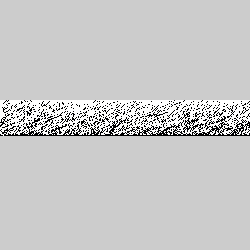
Frame 1 (no input)
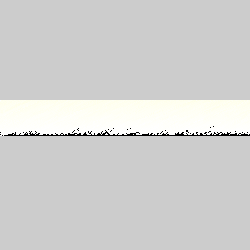
Frame 60 (the mouse pressed at the canvas centre just before this capture)
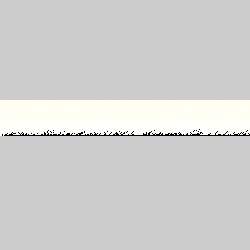
Frame 120 (the mouse held since frame 60 and released just before this capture)

The Processing sketch that drew these frames (run headless with seeded random() and noise(); from frame 60 on, the mouse is pressed at the canvas centre):

// Processing sketch: pixelFire
// ── pixelFire.pde
PImage firePixels;
int FIRE_WIDTH, FIRE_HEIGHT, COLOR_STEP;

void setup() {
  FIRE_WIDTH = 250;
  FIRE_HEIGHT = 36;
  COLOR_STEP = 10;
  size(250, 250);
  colorMode(HSB, 36, 1, 1);
  firePixels = createImage(FIRE_WIDTH, FIRE_HEIGHT, RGB);
  initPixels();
  frameRate(10);
}

void draw() {
  // calculate fire particles
  doFire();
  // update fire image object with pixel set
  firePixels.updatePixels();
  // display fire image object
  image(firePixels, 0, 100);
}

void doFire() {
  for (int x = 0; x < FIRE_WIDTH; x++) {
    for (int y = 1; y < FIRE_HEIGHT; y++) {
      spreadFire(y * FIRE_WIDTH + x);
    }
  }
}

void spreadFire(int src) {
  int pixel = firePixels.pixels[src];
  if(pixel == 255) {
    firePixels.pixels[src - FIRE_WIDTH] = 255;
  } else {
    int rand = round(random(0, 3.0));
    int dst = src + rand + 1;
    firePixels.pixels[dst - FIRE_WIDTH] = firePixels.pixels[src] - (rand & 1);
  }
}

void initPixels() {
  for (int x = 0; x < FIRE_WIDTH; x++) {
    for (int y = 1; y < FIRE_HEIGHT; y++) {
      firePixels.pixels[x * y] = color(36);
    }
  }
  // set bottom line
  for(int i = 0; i < FIRE_WIDTH; i++) {
    firePixels.pixels[(FIRE_HEIGHT-1)*FIRE_WIDTH + i] = color(0);
  }
}
